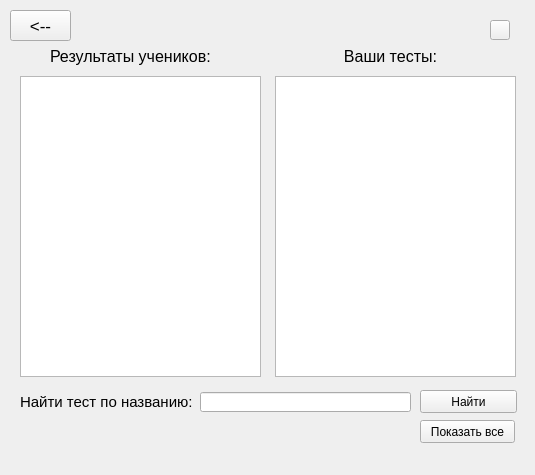
<?xml version="1.0" encoding="UTF-8"?>
<ui version="4.0">
 <class>Form</class>
 <widget class="QWidget" name="Form">
  <property name="geometry">
   <rect>
    <x>0</x>
    <y>0</y>
    <width>535</width>
    <height>475</height>
   </rect>
  </property>
  <property name="windowTitle">
   <string>Статистика</string>
  </property>
  <widget class="QPushButton" name="return_btn">
   <property name="geometry">
    <rect>
     <x>10</x>
     <y>10</y>
     <width>61</width>
     <height>31</height>
    </rect>
   </property>
   <property name="font">
    <font>
     <pointsize>13</pointsize>
    </font>
   </property>
   <property name="text">
    <string>&lt;--</string>
   </property>
  </widget>
  <widget class="QLabel" name="label">
   <property name="geometry">
    <rect>
     <x>330</x>
     <y>46</y>
     <width>121</width>
     <height>21</height>
    </rect>
   </property>
   <property name="font">
    <font>
     <pointsize>12</pointsize>
    </font>
   </property>
   <property name="text">
    <string>Ваши тесты:</string>
   </property>
   <property name="alignment">
    <set>Qt::AlignCenter</set>
   </property>
  </widget>
  <widget class="QListWidget" name="tests_list">
   <property name="geometry">
    <rect>
     <x>275</x>
     <y>76</y>
     <width>241</width>
     <height>301</height>
    </rect>
   </property>
  </widget>
  <widget class="QLabel" name="label_2">
   <property name="geometry">
    <rect>
     <x>50</x>
     <y>46</y>
     <width>171</width>
     <height>21</height>
    </rect>
   </property>
   <property name="font">
    <font>
     <pointsize>12</pointsize>
    </font>
   </property>
   <property name="text">
    <string>Результаты учеников:</string>
   </property>
  </widget>
  <widget class="QListWidget" name="results_list">
   <property name="geometry">
    <rect>
     <x>20</x>
     <y>76</y>
     <width>241</width>
     <height>301</height>
    </rect>
   </property>
  </widget>
  <widget class="QPushButton" name="instruction_btn">
   <property name="geometry">
    <rect>
     <x>490</x>
     <y>20</y>
     <width>20</width>
     <height>20</height>
    </rect>
   </property>
   <property name="text">
    <string/>
   </property>
  </widget>
  <widget class="QLabel" name="label_3">
   <property name="geometry">
    <rect>
     <x>20</x>
     <y>392</y>
     <width>181</width>
     <height>20</height>
    </rect>
   </property>
   <property name="font">
    <font>
     <pointsize>11</pointsize>
    </font>
   </property>
   <property name="text">
    <string>Найти тест по названию:</string>
   </property>
  </widget>
  <widget class="QLineEdit" name="testname_val">
   <property name="geometry">
    <rect>
     <x>200</x>
     <y>392</y>
     <width>211</width>
     <height>20</height>
    </rect>
   </property>
  </widget>
  <widget class="QPushButton" name="find_test_btn">
   <property name="geometry">
    <rect>
     <x>420</x>
     <y>390</y>
     <width>97</width>
     <height>23</height>
    </rect>
   </property>
   <property name="text">
    <string>Найти</string>
   </property>
  </widget>
  <widget class="QLabel" name="status_label">
   <property name="geometry">
    <rect>
     <x>0</x>
     <y>447</y>
     <width>535</width>
     <height>28</height>
    </rect>
   </property>
   <property name="text">
    <string/>
   </property>
  </widget>
  <widget class="QPushButton" name="show_all_btn">
   <property name="geometry">
    <rect>
     <x>420</x>
     <y>420</y>
     <width>95</width>
     <height>23</height>
    </rect>
   </property>
   <property name="text">
    <string>Показать все</string>
   </property>
  </widget>
 </widget>
 <resources/>
 <connections/>
</ui>
